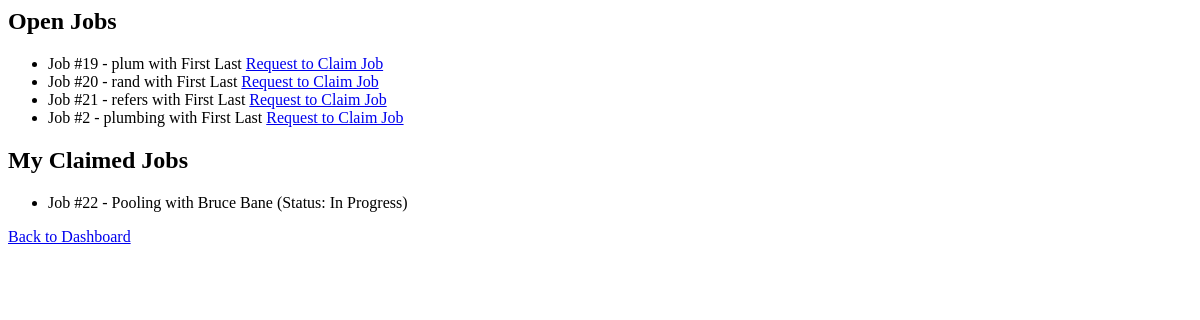
The app's page /dashboard/contractor/jobs (signed in), older data.
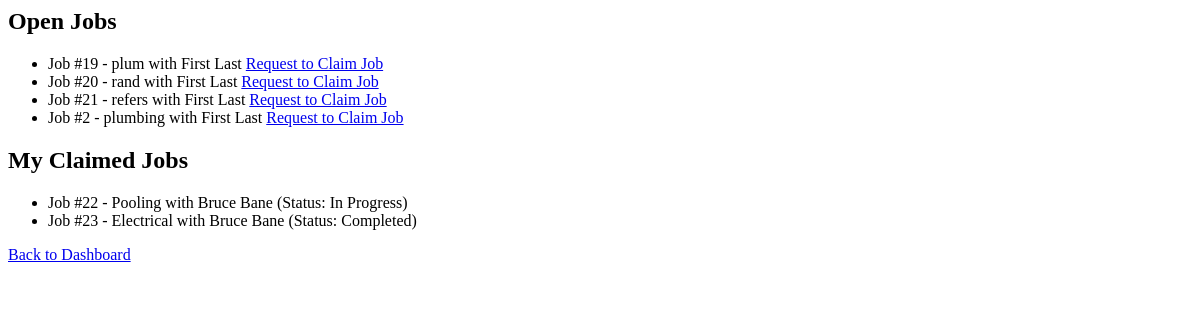
The same page, newer data.
### tables this page shows
CREATE TABLE Job_Request (
        jobID INTEGER PRIMARY KEY AUTOINCREMENT,
        clientID INTEGER NOT NULL,
        contractorID INTEGER,
        companyID INTEGER,
        service TEXT,
        status TEXT CHECK(status IN ('Pending', 'In Progress', 'Completed', 'Cancelled')) DEFAULT 'Pending',
        date_posted DATE NOT NULL,
        date_fulfilled DATE, client_approval TEXT CHECK(client_approval IN ('Pending','Approved','Denied')) DEFAULT 'Pending',
        FOREIGN KEY(clientID) REFERENCES Client(clientID),
        FOREIGN KEY(contractorID) REFERENCES Contractor(contractorID),
        FOREIGN KEY(companyID) REFERENCES Company(companyID)
    );

### app.py (the view)
@app.route("/dashboard/contractor/jobs")
def contractor_jobs():
    if session.get("role") != "contractor":
        return "Access denied", 403
    contractor_id = get_contractor_id(session["user_id"])
    conn = get_db()
    cur = conn.cursor()
    cur.execute("""
        SELECT jr.*, c.name AS companyName, cli.firstName || ' ' || cli.lastName AS clientName
        FROM Job_Request jr
        LEFT JOIN Company c ON jr.companyID = c.companyID
        LEFT JOIN Client cli ON jr.clientID = cli.clientID
        WHERE jr.contractorID IS NULL
        ORDER BY jr.date_posted DESC
    """)
    open_jobs = cur.fetchall()
    cur.execute("""
        SELECT jr.*, c.name AS companyName, cli.firstName || ' ' || cli.lastName AS clientName
        FROM Job_Request jr
        LEFT JOIN Company c ON jr.companyID = c.companyID
        LEFT JOIN Client cli ON jr.clientID = cli.clientID
        WHERE jr.contractorID=?
        ORDER BY jr.date_posted DESC
    """, (contractor_id,))
    my_jobs = cur.fetchall()
    conn.close()
    return render_template("contractor_jobs.html", open_jobs=open_jobs, my_jobs=my_jobs)

### app.py (called while the page is built)
def get_db():
    conn = sqlite3.connect(DB_FILE)
    conn.row_factory = sqlite3.Row
    return conn

def get_contractor_id(user_id):
    conn = get_db()
    cur = conn.cursor()
    cur.execute("SELECT contractorID FROM Contractor WHERE userID=?", (user_id,))
    row = cur.fetchone()
    conn.close()
    return row["contractorID"] if row else None

### templates/contractor_jobs.html
<h2>Open Jobs</h2>
<ul>
  {% for job in open_jobs %}
    <li>
      Job #{{ job.jobID }} - {{ job.service }} with {{ job.clientName }}
      <a href="/request_claim/{{ job.jobID }}">Request to Claim Job</a>
    </li>
  {% else %}
    <li>No open jobs available</li>
  {% endfor %}
</ul>
<h2>My Claimed Jobs</h2>
<ul>
  {% for job in my_jobs %}
    <li>
      Job #{{ job.jobID }} - {{ job.service }} with {{ job.clientName }} (Status: {{ job.status }})
    </li>
  {% else %}
    <li>You haven't claimed any jobs yet</li>
  {% endfor %}
</ul>
<p><a href="{{ url_for('contractor_dashboard') }}">Back to Dashboard</a></p>

Row changes from the older to the newer data that the page shows:
added Job_Request: jobID "23", service "Electrical", clientName "Bruce Bane", status "Completed", shown under "My Claimed Jobs"
